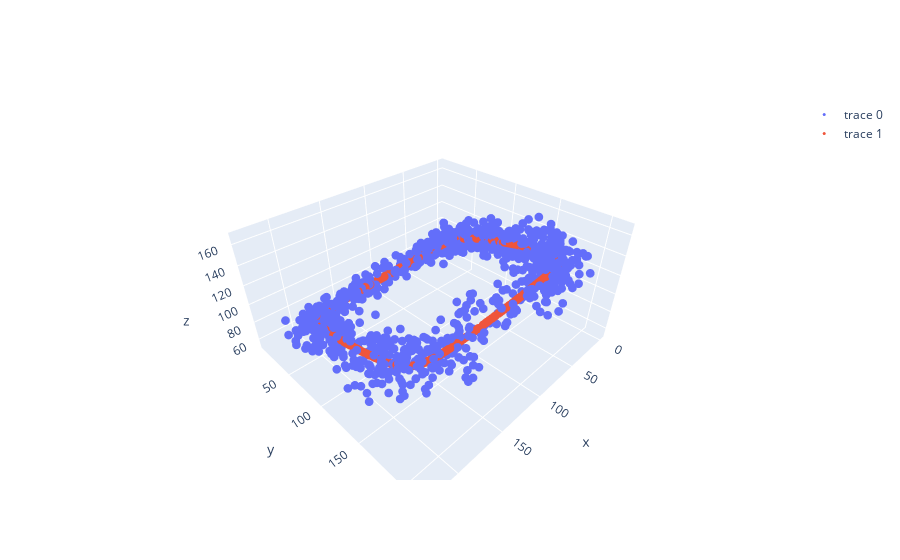

Notebook cell for this chart:
### Code cell
# Plot noisy_points and manifold_points in 3D with plotly

import plotly.graph_objects as go

fig = go.Figure()

fig.add_trace(
    go.Scatter3d(
        x=noisy_points[:, 0],
        y=noisy_points[:, 1],
        z=noisy_points[:, 2],
        mode="markers",
        marker=dict(size=3),
    )
)

fig.add_trace(
    go.Scatter3d(
        x=manifold_points[:, 0],
        y=manifold_points[:, 1],
        z=manifold_points[:, 2],
        mode="markers",
        marker=dict(size=3),
    )
)

fig.show()

### Figure 1 — Plotly figure (JSON) as saved in the notebook; plotly's stock layout.template omitted (floating-point values rounded to 4 significant figures; data arrays with more than 128 entries replaced by an {"elided": "..."} marker saying what was removed)
{"data": [{"marker": {"size": 3}, "mode": "markers", "type": "scatter3d", "x": {"elided": "1000 int values"}, "y": {"elided": "1000 int values"}, "z": {"elided": "1000 int values"}}, {"marker": {"size": 3}, "mode": "markers", "type": "scatter3d", "x": {"elided": "1000 float values"}, "y": {"elided": "1000 float values"}, "z": {"elided": "1000 float values"}}], "layout": {}}
